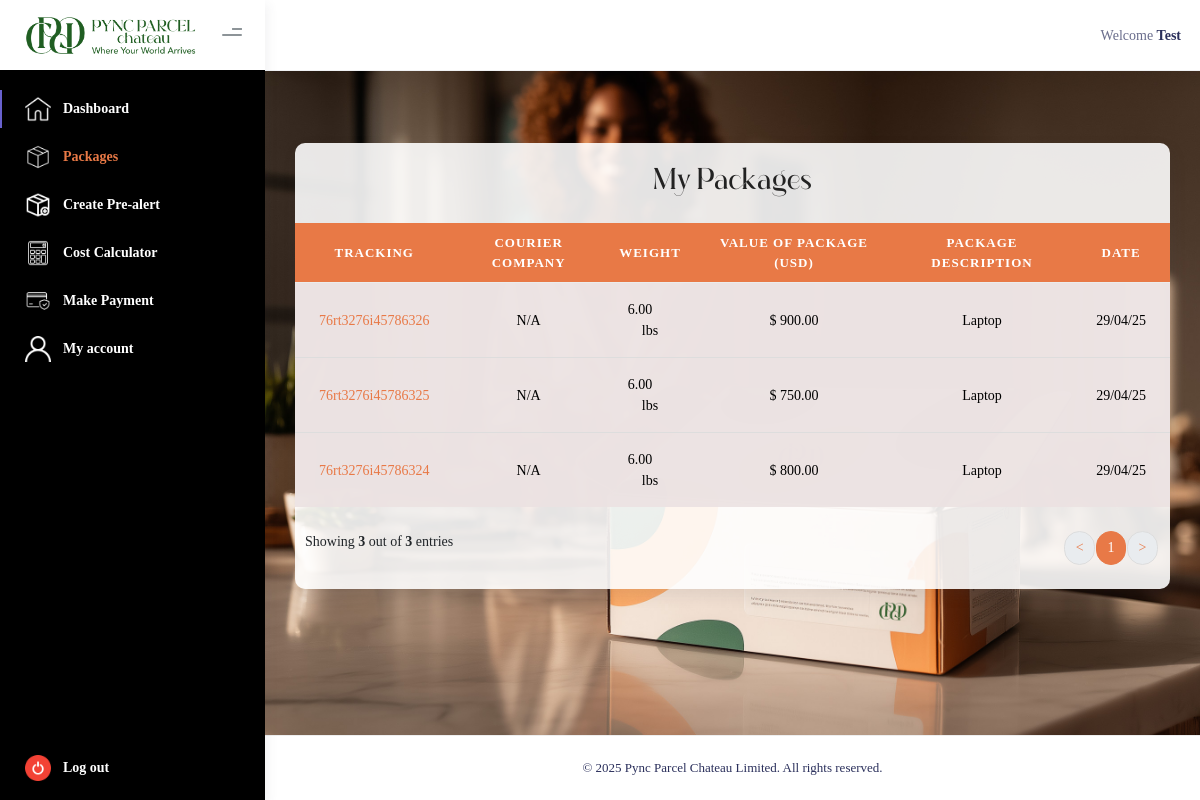
The app's page /user-dashboard/package.php (signed in) with its own data.
### tables this page shows
CREATE TABLE IF NOT EXISTS users (
    id INT AUTO_INCREMENT PRIMARY KEY,
    first_name VARCHAR(255) NOT NULL,
    last_name VARCHAR(255) NOT NULL,
    email_address VARCHAR(255) UNIQUE NOT NULL,
    phone_number VARCHAR(20),
    date_of_birth DATE,
    account_number VARCHAR(50),
    gender VARCHAR(10),
    file VARCHAR(255),
    address_type VARCHAR(50),
    parish VARCHAR(100),
    region VARCHAR(100),
    address_line1 TEXT,
    address_line2 TEXT,
    password_hash VARCHAR(255) NOT NULL,
    role_as INT DEFAULT 0,
    token_hash VARCHAR(255) DEFAULT NULL,
    token_expired_at DATETIME DEFAULT NULL,
    created_at TIMESTAMP DEFAULT CURRENT_TIMESTAMP,
    updated_at TIMESTAMP DEFAULT CURRENT_TIMESTAMP ON UPDATE CURRENT_TIMESTAMP
);

CREATE TABLE IF NOT EXISTS packages (
    id INT AUTO_INCREMENT PRIMARY KEY,
    tracking_number VARCHAR(50) NOT NULL UNIQUE,
    courier_company VARCHAR(100) DEFAULT NULL,
    describe_package TEXT DEFAULT NULL,
    user_id INT DEFAULT NULL,
    weight DECIMAL(10,2) DEFAULT NULL,
    weight_unit VARCHAR(10) DEFAULT 'lbs',
    value_of_package DECIMAL(10,2) DEFAULT NULL,
    currency VARCHAR(3) DEFAULT 'USD',
    status ENUM(
        'Received at Origin',
        'Preparing Shipment',
        'Shipped',
        'In Transit',
        'At Destination Port',
        'Processing at Customs',
        'Checking for Package',
        'At Sorting Facility',
        'Out for Delivery',
        'Ready for Pickup',
        'Scheduled for Delivery',
        'Delivered'
    ) DEFAULT 'Received at Origin',
    invoice_status ENUM('PENDING', 'PAID', 'OVERDUE') DEFAULT 'PENDING',
    invoice_number VARCHAR(50) DEFAULT NULL,
    invoice_total DECIMAL(10,2) DEFAULT NULL,
    shipment_id INT DEFAULT NULL,
    tracking_name VARCHAR(255) DEFAULT NULL,
    dim_length DECIMAL(10,2) DEFAULT NULL,
    dim_width DECIMAL(10,2) DEFAULT NULL,
    dim_height DECIMAL(10,2) DEFAULT NULL,
    shipment_status VARCHAR(100) DEFAULT NULL,
    shipment_type VARCHAR(100) DEFAULT NULL,
    branch VARCHAR(100) DEFAULT NULL,
    tag VARCHAR(100) DEFAULT NULL,
    courier_id VARCHAR(255) DEFAULT NULL,
    courier_customer_id VARCHAR(255) DEFAULT NULL,
    added_to_shipment_at TIMESTAMP DEFAULT NULL,
    shipment_simple_id VARCHAR(255) DEFAULT NULL,
    warehouse_package_id VARCHAR(255) DEFAULT NULL,
    created_at TIMESTAMP DEFAULT CURRENT_TIMESTAMP,
    updated_at TIMESTAMP DEFAULT CURRENT_TIMESTAMP ON UPDATE CURRENT_TIMESTAMP,
    KEY user_id (user_id),
    KEY shipment_id (shipment_id),
    KEY status (status),
    KEY courier_id (courier_id),
    KEY courier_customer_id (courier_customer_id),
    KEY shipment_simple_id (shipment_simple_id)
);

### function.php (called while the page is built, shortened)
<?php
include('config.php');
 if(isset($_COOKIE['user_id'])) {
      $user =  json_decode( $_COOKIE['user_id']);
      $user_id = $user->id;
}
if (!function_exists('user_account_information')) {
    function user_account_information(){
    global $conn;
    global $user_id;
    $sql = "SELECT * FROM users WHERE id = $user_id";
    $result = mysqli_query($conn,  $sql);
	$rows  =  mysqli_fetch_assoc($result);
	return array (
	 'first_name' => $rows['first_name'],
	 'last_name' => $rows['last_name'],
	 'phone_number' => $rows['phone_number'],
	 'email_address' => $rows['email_address'],
	 'date_of_birth' => $rows['date_of_birth'],
	 'account_number' => $rows['account_number'],
	 'gender' => $rows['gender'],
	 'role_as' => $rows['role_as'],
	 'file' => $rows['file'],
	 'address_type' => $rows['address_type'],
	 'parish' => $rows['parish'],
	 'region' => $rows['region'],
	 'address_line1' => $rows['address_line1'],
	 'address_line2' => $rows['address_line2'],
	 'password_hash' => $rows['password_hash']
	);
    }
};
?>

### user-area/authorized-user.php (called while the page is built)
<?php
include('../function.php');
$base_url = $_SERVER['REQUEST_SCHEME'] . '://' . $_SERVER['HTTP_HOST'] . dirname($_SERVER['SCRIPT_NAME'], 2) . '/';
 if(isset($_COOKIE['user_id'])){
    if( user_account_information()['role_as']  == 1 ){
		header('location: ' . $base_url . 'admin-dashboard/index.php');
		exit();
	} else {
        if (strpos($_SERVER['REQUEST_URI'], 'user-dashboard') === false) {
            header('location: ' . $base_url . 'user-dashboard/index.php');
            exit();
        }
    }
 }else{
  header('location: ' . $base_url . 'sign-in.php');
  exit();
}
?>

### user-dashboard/package.php (the view, shortened to what this page needs)
<?php
    include '../config.php';
    include '../function.php';
    include '../user-area/authorized-user.php';
    $current_file_name = basename($_SERVER['PHP_SELF']);
?>
<!DOCTYPE html>
<html lang="en">
  <head>
	 <link rel="stylesheet" href="https://cdn.jsdelivr.net/npm/bootstrap-icons@1.11.3/font/bootstrap-icons.min.css">
     <link rel="stylesheet" href="https://unpkg.com/bs-brain@2.0.4/tutorials/timelines/timeline-5/assets/css/timeline-5.css">
    <link rel="stylesheet" href="assets/css/bootstrap.min.css" />
    <link rel="stylesheet" href="assets/css/kaiadmin.min.css" />
    <link rel="stylesheet" href="assets/css/custom.css" />
  </head>
  <body>
    <div class="wrapper package-page">
      <div class="sidebar">
        <div class="sidebar-logo">
          <div class="logo-header">
            <a href="../index.php" class="logo">
              <img src="assets/img/logo.png" alt="navbar brand" class="navbar-brand" />
            </a>
            <div class="nav-toggle">
              <button class="btn btn-toggle toggle-sidebar"><i class="gg-menu-right"></i></button>
            </div>
          </div>
        </div>
        <div class="sidebar-wrapper scrollbar scrollbar-inner">
          <div class="sidebar-content">
            <ul class="nav nav-secondary">
              <li class="nav-item active">
                <a href="index.php">
                  <img class="home-icon" src="assets/img/home.png" alt="home" />
                  <p>Dashboard</p>
                </a>
              </li>
              <li class="nav-item">
                <a href="package.php">
                  <img class="package-icon" src="assets/img/package.png" alt="package" />
                  <p style="<?php echo $current_file_name == 'package.php' ? 'color: #E87946 !important' : ''; ?>">Packages</p>
                </a>
			  </li>
              <li class="nav-item">
                <a  href="createprealert.php">
                  <img class="ctePrealt-icon" src="assets/img/create-prealert.png" alt="Prealert" />
                  <p>Create Pre-alert</p>
                </a>
              </li>
			  <li class="nav-item">
                <a  href="cost-calculator.php">
                <img class="calculator-icon" src="assets/img/calculator.png" alt="Calculator" />
                  <p>Cost Calculator</p>
                </a>
              </li>
			  <li class="nav-item">
                <a href="makepayment.php">
                  <img class="payment-icon" src="assets/img/payment-protection.png" alt="payment" />
                  <p>Make Payment</p>
                </a>
              </li>
              <li class="nav-item">
                <a href="user-account.php">
                  <img class="user-icon" src="assets/img/user.png" alt="User" />
                  <p>My account</p>
                </a>
              </li>
			   <li class="nav-item log-out">
                <a href="../user-area/log-out.php">
                  <img class="user-icon" src="assets/img/shutdown.png" alt="User" />
                  <p>Log out</p>
                </a>
			   </li>
			</ul>
          </div>
        </div>
      </div>
      <div class="main-panel">
        <div class="main-header">
          <nav class="navbar navbar-header navbar-header-transparent navbar-expand-lg border-bottom">
            <div class="container-fluid">
              <ul class="navbar-nav topbar-nav ms-md-auto align-items-center">
                <li class="nav-item">
                  <span class="op-7">Welcome</span>
                  <span class="fw-bold"><?php echo user_account_information()['first_name']; ?></span>
                </li>
              </ul>
            </div>
          </nav>
        </div>
        <div class="container">
          <div class="page-inner">
		   <div class="row">
			  <div class="col-md-12">
                <div class="card card-round">
				  	<?php
                          $limit  = 10;
                          $page   = isset($_GET['page']) ? (int) $_GET['page'] : 1;
                          $offset = ($page - 1) * $limit;
                          $sql_count      = "SELECT COUNT(*) as total FROM packages WHERE user_id = $user_id";
                          $result_count   = mysqli_query($conn, $sql_count);
                          $total_packages = mysqli_fetch_assoc($result_count)['total'];
                          $total_pages    = ceil($total_packages / $limit);
                          $sql = "
                              SELECT
                                  id,
                                  tracking_number,
                                  tracking_name AS courier_company,
                                  weight,
                                  value_of_package,
                                  describe_package,
                                  created_at
                              FROM packages
                              WHERE user_id = $user_id
                              ORDER BY created_at DESC
                              LIMIT $limit OFFSET $offset
                          ";
                          $result = mysqli_query($conn, $sql);
                          if (mysqli_num_rows($result) > 0) {
                          ?>
                  <div class="card-header">
                    <div class="card-head-row card-tools-still-right justify-content-center">
                      <div style="font-size: 18px;" class="card-title"><h1>My Packages</h1></div>
					</div>
                  </div>
                  <div class="p-0 card-body">
                    <div class="table-responsive">
                      <table id="mypackages" class="table mb-0 ">
                        <thead class="thead-light">
                           <tr>
                            <th>Tracking</th>
                            <th>Courier Company</th>
                            <th>Weight</th>
                            <th>Value of Package (USD)</th>
                            <th>Package Description</th>
                            <th>Date</th>
                        </tr>
                        </thead>
                        <tbody style="text-align-last: center;">
						 <?php while ($rows = mysqli_fetch_array($result)) {?>
                          <tr>
                            <td><a href="tracking.php?tracking=<?php echo $rows['tracking_number']; ?>"><?php echo $rows['tracking_number']; ?></a></td>
                            <td class="text-end"><?php echo $rows['courier_company'] ? ucfirst($rows['courier_company']) : 'N/A'; ?></td>
                            <td class="text-end"><?php echo($rows['weight'] && $rows['weight'] != 0) ? $rows['weight'] . " lbs" : '—'; ?></td>
                            <td><span class="item_value"><?php echo($rows['value_of_package'] && $rows['value_of_package'] != "0") ? "$ " . $rows['value_of_package'] : '—'; ?></span></td>
                            <td class="text-end"><?php echo $rows['describe_package']; ?></td>
                            <td class="text-end"><?php echo date('d/m/y', strtotime($rows['created_at'])); ?></td>
                          </tr>
					    <?php }?>
						 </tbody>
                      </table>
                    </div>
                  </div>
                  <div class="mt-3 panel-footer">
                      <div class="row">
                          <div class="col col-sm-6 col-xs-6">
                            Showing <b><?php echo mysqli_num_rows($result); ?></b> out of <b><?php echo $total_packages; ?></b> entries
                          </div>
                          <div class="col-sm-6 col-xs-6">
                              <ul class="pagination justify-content-end" style="color:black;">
                                  <?php if ($page > 1) {?>
                                      <li class="page-item"><a class="page-link" href="?page=<?php echo $page - 1; ?>"><</a></li>
                                  <?php } else {?>
                                      <li class="page-item disabled"><a class="page-link" href="#"><</a></li>
                                  <?php }?>
                                  <?php for ($i = 1; $i <= $total_pages; $i++) {?>
                                      <li class="page-item<?php echo $i == $page ? ' active' : ''; ?>"><a class="page-link" href="?page=<?php echo $i; ?>"><?php echo $i; ?></a></li>
                                  <?php }?>
                                  <?php if ($page < $total_pages) {?>
                                      <li class="page-item"><a class="page-link" href="?page=<?php echo $page + 1; ?>">></a></li>
                                  <?php } else {?>
                                      <li class="page-item disabled"><a class="page-link" href="#">></a></li>
                                  <?php }?>
                              </ul>
                          </div>
                      </div>
                  </div>
				<?php
                    } else {
                        echo "<h2 style='text-align: center; padding: 50px; font-size: 20px;line-height: 21px;'>No Package available.</h2>";
                    }
                ?>
                </div>
              </div>
            </div>
        </div>
        <footer class="footer">
          <div>
            <p class="text-center">
			 <small>&copy; 2025 Pync Parcel Chateau Limited. All rights reserved.</small></p>
          </div>
        </footer>
      </div>
    </div>
  </body>
</html>

### user-dashboard/assets/css/custom.css (style rules this page uses)
body, p, a, li, div, button, input, form, label, td { font-family: avenir-light !important; }
p { font-weight: 400; }
h1, h2, h3, h4, h5, h6, th { font-family: stangith !important; }
p { font-size: 19px; }
html { background: #fff; }
.logo-header img { width: 172px; }
.logo-header { background: #fff; }
.btn.btn-toggle.toggle-sidebar, .sidenav-toggler { height: 24px; width: 26px; text-align: center; }
.main-panel { background-image: url('../img/user-banner.jpg'); background-repeat: no-repeat; background-size: cover; background-position: center; height: unset !important; }
.card-title { color: #222; font-size: 15px; }
.card .card-header, .card-light .card-header { border-bottom: 0px !important; }
.page-inner { margin-bottom: 100px; }
.sidebar .sidebar-wrapper { background: #000; }
.sidebar-content ul li a p { color: #fff; }
.sidebar-content ul li { display: list-item; margin-bottom: 10px; }
.sidebar-content ul li a img { width: 26px; margin-right: 12px !important; }
.sidebar .nav>.nav-item.active>a p { color: #fff !important; font-weight: 600; }
.package-page .table .thead-light th { background-color: #E87946 !important; color: #fff; border-color: #ebecec !important; font-family: avenir-light !important; font-size: 13px; text-align: center !important; padding: 10px 2px !important; }
.package-page .table tr { font-size: 16px; text-align: center !important; transition: 0.3s; }
.package-page .table tr td { background: unset !important; border: 0px; text-align: left !important; }
.package-page .card-round { border-radius: 10px; margin-top: 50px; }
.package-page table tr { background: #fff !important; border-bottom: 1px solid #ddd; }
.package-page table tr { background: #ece3e3ba !important; border-bottom: 1px solid #ddd; transition: 0.3s !important; }
.package-page table tbody tr:last-child { border-bottom: 0px !important; }
.package-page table tbody { background: #ece3e3ba !important; }
.package-page .card { background-color: #ffffffe3; }
.main-panel { height: unset !important; }
.log-out { position: fixed !important; bottom: 0px; }
footer { padding: 25px 0px !important; bottom: 0px; }
footer p small { display: block; line-height: 14px; }
footer p { margin: 0px; }
.main-header { top: 0px; }
.panel-footer { padding: 10px !important; }
.panel-footer .active>.page-link, .page-link.active { color: white !important; background-color: #e87947 !important; border-color: #e87947 !important; }
a { color: #e87947 !important; text-decoration: underline; }

### records on screen
users: first_name "Test"
packages: tracking_number "76rt3276i45786326", shows "N/A", weight "6.00", value_of_package "900.00", describe_package "Laptop", created_at "29/04/25"
packages: tracking_number "76rt3276i45786325", shows "N/A", weight "6.00", value_of_package "750.00", describe_package "Laptop", created_at "29/04/25"
packages: tracking_number "76rt3276i45786324", shows "N/A", weight "6.00", value_of_package "800.00", describe_package "Laptop", created_at "29/04/25"

### other values on screen
mysqli_num_rows($result) "3"
$total_packages "3"
